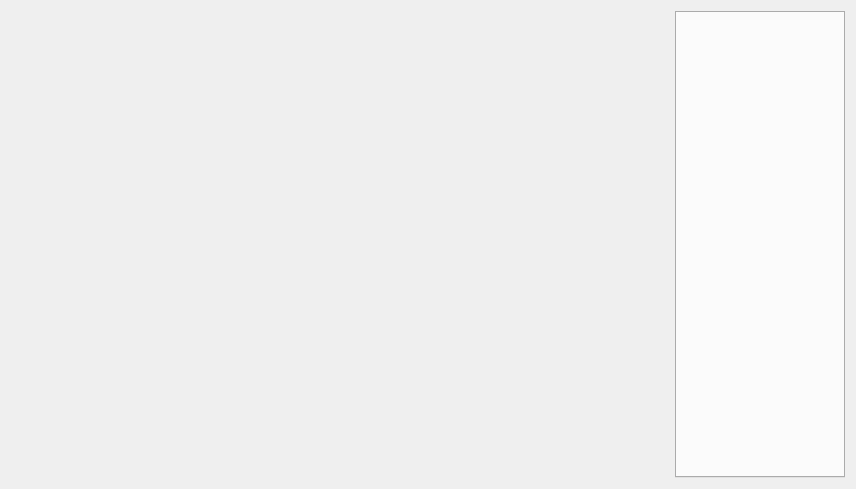
<?xml version="1.0" encoding="UTF-8"?>
<ui version="4.0">
 <class>WorkspaceView</class>
 <widget class="QWidget" name="WorkspaceView">
  <property name="geometry">
   <rect>
    <x>0</x>
    <y>0</y>
    <width>856</width>
    <height>489</height>
   </rect>
  </property>
  <property name="windowTitle">
   <string>Workspace</string>
  </property>
  <layout class="QHBoxLayout" name="horizontalLayout">
   <item>
    <widget class="DataView" name="data_view" native="true">
     <property name="sizePolicy">
      <sizepolicy hsizetype="MinimumExpanding" vsizetype="MinimumExpanding">
       <horstretch>200</horstretch>
       <verstretch>200</verstretch>
      </sizepolicy>
     </property>
     <property name="autoFillBackground">
      <bool>false</bool>
     </property>
     <property name="styleSheet">
      <string notr="true"/>
     </property>
    </widget>
   </item>
   <item>
    <widget class="QTabWidget" name="layer_overview">
     <property name="sizePolicy">
      <sizepolicy hsizetype="Expanding" vsizetype="Expanding">
       <horstretch>1</horstretch>
       <verstretch>0</verstretch>
      </sizepolicy>
     </property>
     <property name="minimumSize">
      <size>
       <width>170</width>
       <height>250</height>
      </size>
     </property>
     <property name="currentIndex">
      <number>-1</number>
     </property>
     <property name="elideMode">
      <enum>Qt::ElideNone</enum>
     </property>
    </widget>
   </item>
  </layout>
 </widget>
 <customwidgets>
  <customwidget>
   <class>DataView</class>
   <extends>QWidget</extends>
   <header>eyelab.views.data_view</header>
   <container>1</container>
  </customwidget>
 </customwidgets>
 <resources>
  <include location="resources.qrc"/>
 </resources>
 <connections/>
</ui>
